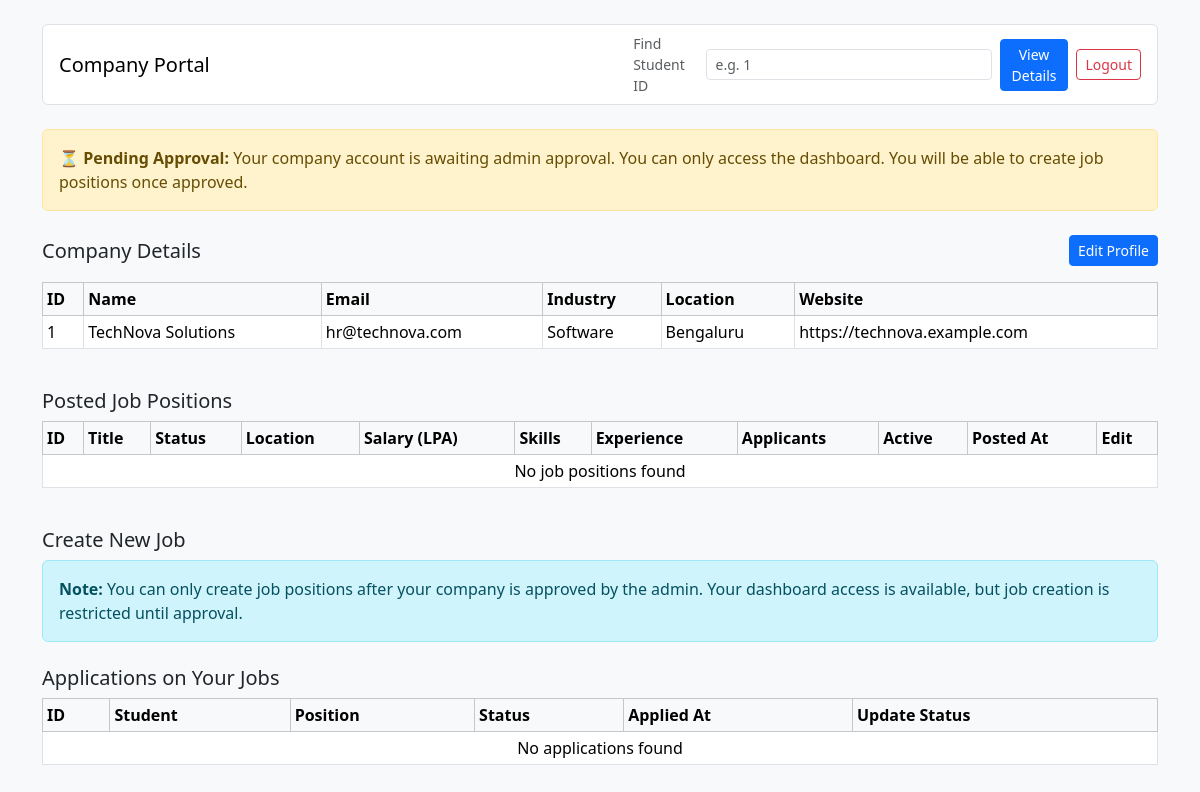
/company-dashboard (signed in), run on an earlier commit of the app's database.
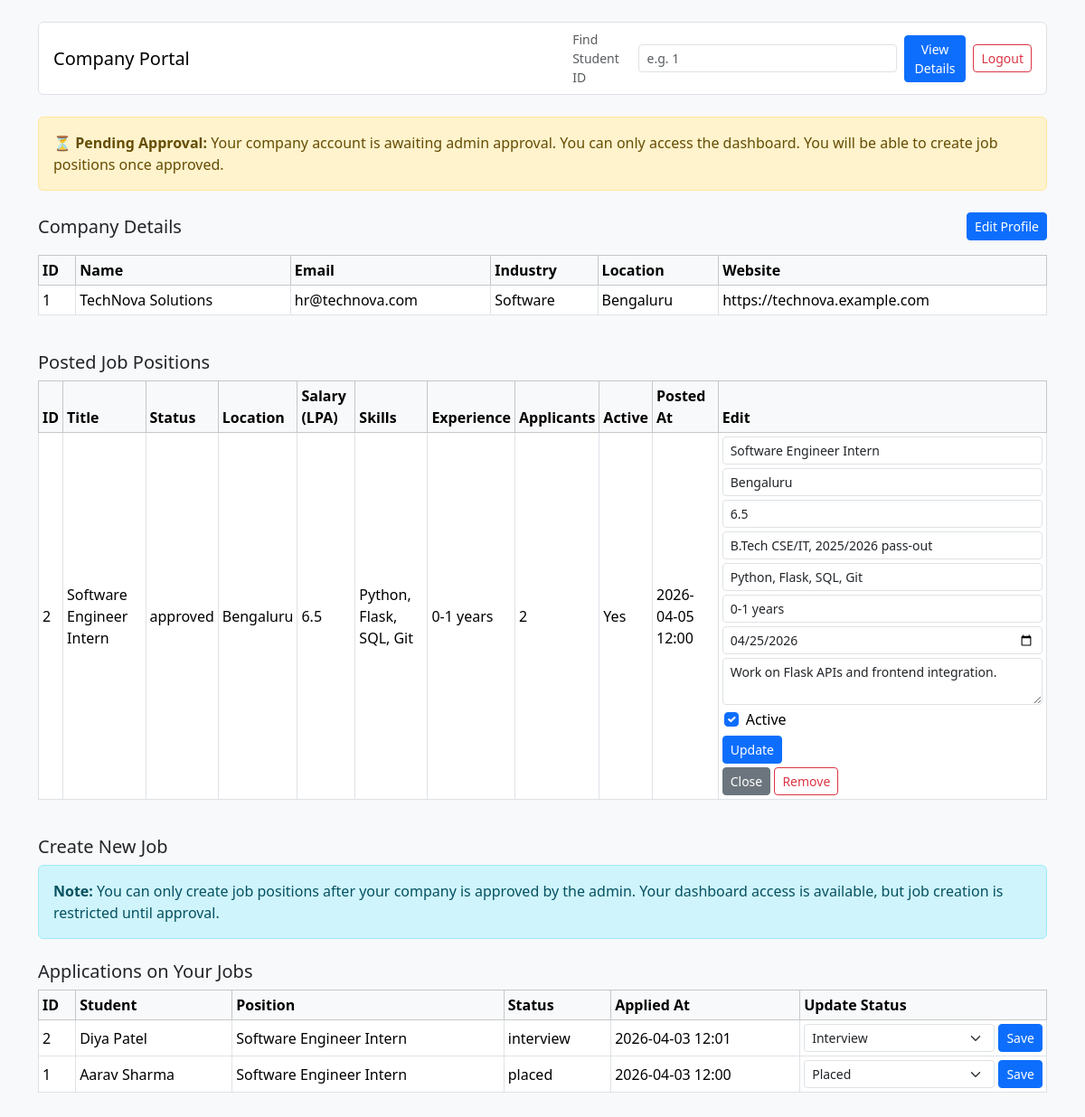
And on a later commit of the database.
### model.py (models this page shows, shortened)
class JobPosition(db.Model):
    __tablename__ = "job_positions"
    id = db.Column(db.Integer, primary_key=True)
    company_id = db.Column(db.Integer, db.ForeignKey("companies.id"), nullable=False)
    title = db.Column(db.String(120), nullable=False)
    description = db.Column(db.Text, nullable=True)
    eligibility_criteria = db.Column(db.String(255), nullable=True)
    required_skills = db.Column(db.String(255), nullable=True)
    experience_required = db.Column(db.String(120), nullable=True)
    application_deadline = db.Column(db.Date, nullable=True)
    location = db.Column(db.String(120), nullable=True)
    salary_lpa = db.Column(db.Float, nullable=True)
    status = db.Column(db.String(30), nullable=False, default="pending")
    is_active = db.Column(db.Boolean, nullable=False, default=True)
    posted_at = db.Column(db.DateTime, nullable=False, default=datetime.utcnow)
    company = db.relationship("Company", back_populates="job_positions")
    applications = db.relationship(
        "Application", back_populates="job_position", cascade="all, delete-orphan"
    )

class Application(db.Model):
    __tablename__ = "applications"
    __table_args__ = (
        UniqueConstraint(
            "student_id", "job_position_id", name="uq_student_job_application"
        ),
    )
    id = db.Column(db.Integer, primary_key=True)
    student_id = db.Column(db.Integer, db.ForeignKey("students.id"), nullable=False)
    job_position_id = db.Column(
        db.Integer, db.ForeignKey("job_positions.id"), nullable=False
    )
    status = db.Column(db.String(30), nullable=False, default="applied")
    applied_at = db.Column(db.DateTime, nullable=False, default=datetime.utcnow)
    student = db.relationship("Student", back_populates="applications")
    job_position = db.relationship("JobPosition", back_populates="applications")
    placement = db.relationship(
        "Placement", back_populates="application", uselist=False, cascade="all, delete-orphan"
    )

class Student(db.Model):
    __tablename__ = "students"
    id = db.Column(db.Integer, primary_key=True)
    full_name = db.Column(db.String(120), nullable=False)
    email = db.Column(db.String(120), unique=True, nullable=False)
    password = db.Column(db.String(120), nullable=False)
    phone = db.Column(db.String(20), nullable=True)
    course = db.Column(db.String(100), nullable=True)
    skills = db.Column(db.String(255), nullable=True)
    graduation_year = db.Column(db.Integer, nullable=True)
    resume_url = db.Column(db.String(255), nullable=True)
    is_deactivated = db.Column(db.Boolean, nullable=False, default=False)
    applications = db.relationship(
        "Application", back_populates="student", cascade="all, delete-orphan"
    )

### app.py (the view)
@app.route('/company-dashboard')
def company_dashboard():
    if 'company_id' not in session:
        return redirect(url_for("access"))
    close_expired_job_positions()
    company = Company.query.get(session['company_id'])
    if not company or company.is_blacklisted:
        session.clear()
        return redirect(url_for("access"))
    positions = JobPosition.query.filter_by(company_id=company.id).order_by(JobPosition.id.desc()).all()
    applications = Application.query.join(JobPosition).filter(
        JobPosition.company_id == company.id
    ).order_by(Application.id.desc()).all()
    applicant_counts = {}
    for position in positions:
        applicant_counts[position.id] = 0
    for application in applications:
        position_id = application.job_position_id
        applicant_counts[position_id] = applicant_counts.get(position_id, 0) + 1
    return render_template(
        'company.html',
        company=company,
        positions=positions,
        applications=applications,
        applicant_counts=applicant_counts,
    )

### app.py (called while the page is built)
def close_expired_job_positions():
    today = datetime.utcnow().date()
    expired_positions = JobPosition.query.filter(
        JobPosition.is_active == True,
        JobPosition.application_deadline.isnot(None),
        JobPosition.application_deadline < today,
    ).all()
    for position in expired_positions:
        position.is_active = False
        position.status = "closed"
    if expired_positions:
        db.session.commit()

### template/company.html (shortened to what the changed rows need)
<!doctype html>
<html lang="en">
<head>
    <link href="https://cdn.jsdelivr.net/npm/bootstrap@5.3.8/dist/css/bootstrap.min.css" rel="stylesheet">
</head>
<body class="bg-light">
    <div class="container py-4">
        <section class="mb-4">
            <div class="d-flex justify-content-between align-items-center mb-3">
                <h2 class="h5 mb-0">Company Details</h2>
            </div>
            <div class="table-responsive">
                <table class="table table-bordered table-sm align-middle">
                    <thead class="table-light">
                        <tr>
                            <th>ID</th>
                            <th>Name</th>
                            <th>Email</th>
                            <th>Industry</th>
                            <th>Location</th>
                            <th>Website</th>
                        </tr>
                    </thead>
                </table>
            </div>
        </section>
        <section class="mb-4">
            <h2 class="h5">Posted Job Positions</h2>
            <div class="table-responsive">
                <table class="table table-bordered table-sm align-middle">
                    <thead class="table-light">
                        <tr>
                            <th>ID</th>
                            <th>Title</th>
                            <th>Status</th>
                            <th>Location</th>
                            <th>Salary (LPA)</th>
                            <th>Skills</th>
                            <th>Experience</th>
                            <th>Applicants</th>
                            <th>Active</th>
                            <th>Posted At</th>
                            <th>Edit</th>
                        </tr>
                    </thead>
                    <tbody>
                        {% for position in positions %}
                        <tr>
                            <td>{{ position.id }}</td>
                            <td>{{ position.title }}</td>
                            <td>{{ position.status }}</td>
                            <td>{{ position.location or 'N/A' }}</td>
                            <td>{{ position.salary_lpa or 'N/A' }}</td>
                            <td>{{ position.required_skills or 'N/A' }}</td>
                            <td>{{ position.experience_required or 'N/A' }}</td>
                            <td>{{ applicant_counts.get(position.id, 0) }}</td>
                            <td>{{ 'Yes' if position.is_active else 'No' }}</td>
                            <td>{{ position.posted_at.strftime('%Y-%m-%d %H:%M') if position.posted_at else 'N/A' }}</td>
                            <td>
                                <form method="POST" action="{{ url_for('company_edit_job', position_id=position.id) }}" class="row g-1">
                                    <div class="col-12"><input class="form-control form-control-sm" name="title" value="{{ position.title }}" required></div>
                                    <div class="col-12"><input class="form-control form-control-sm" name="location" value="{{ position.location or '' }}" placeholder="Location"></div>
                                    <div class="col-12"><input class="form-control form-control-sm" name="salary_lpa" value="{{ position.salary_lpa or '' }}" placeholder="Salary"></div>
                                    <div class="col-12"><input class="form-control form-control-sm" name="eligibility_criteria" value="{{ position.eligibility_criteria or '' }}" placeholder="Eligibility Criteria"></div>
                                    <div class="col-12"><input class="form-control form-control-sm" name="required_skills" value="{{ position.required_skills or '' }}" placeholder="Required Skills"></div>
                                    <div class="col-12"><input class="form-control form-control-sm" name="experience_required" value="{{ position.experience_required or '' }}" placeholder="Experience Required"></div>
                                    <div class="col-12"><input class="form-control form-control-sm" type="date" name="application_deadline" value="{{ position.application_deadline.strftime('%Y-%m-%d') if position.application_deadline else '' }}"></div>
                                    <div class="col-12"><textarea class="form-control form-control-sm" name="description" rows="2" placeholder="Description">{{ position.description or '' }}</textarea></div>
                                    <div class="col-12 form-check ms-1">
                                        <input class="form-check-input" type="checkbox" name="is_active" id="is-active-{{ position.id }}" {% if position.is_active %}checked{% endif %}>
                                        <label class="form-check-label" for="is-active-{{ position.id }}">Active</label>
                                    </div>
                                    <div class="col-12">
                                        <button class="btn btn-primary btn-sm" type="submit">Update</button>
                                    </div>
                                </form>
                                <form method="POST" action="{{ url_for('company_close_job', position_id=position.id) }}" class="d-inline-block mt-1">
                                    <button class="btn btn-secondary btn-sm" type="submit">Close</button>
                                </form>
                                <form method="POST" action="{{ url_for('company_remove_job', position_id=position.id) }}" class="d-inline-block mt-1">
                                    <button class="btn btn-outline-danger btn-sm" type="submit">Remove</button>
                                </form>
                            </td>
                        </tr>
                        {% else %}
                        <tr><td colspan="11" class="text-center">No job positions found</td></tr>
                        {% endfor %}
                    </tbody>
                </table>
            </div>
        </section>
        <section class="mb-4">
            <h2 class="h5">Create New Job</h2>
        </section>
        <section class="mb-4">
            <h2 class="h5">Applications on Your Jobs</h2>
            <div class="table-responsive">
                <table class="table table-bordered table-sm align-middle">
                    <thead class="table-light">
                        <tr>
                            <th>ID</th>
                            <th>Student</th>
                            <th>Position</th>
                            <th>Status</th>
                            <th>Applied At</th>
                            <th>Update Status</th>
                        </tr>
                    </thead>
                    <tbody>
                        {% for application in applications %}
                        <tr>
                            <td>{{ application.id }}</td>
                            <td>{{ application.student.full_name }}</td>
                            <td>{{ application.job_position.title }}</td>
                            <td>{{ application.status }}</td>
                            <td>{{ application.applied_at.strftime('%Y-%m-%d %H:%M') if application.applied_at else 'N/A' }}</td>
                            <td>
                                <form method="POST" action="{{ url_for('update_application_status', application_id=application.id) }}" class="d-flex gap-1">
                                    <select class="form-select form-select-sm" name="status">
                                        <option value="interview" {% if application.status == 'interview' %}selected{% endif %}>Interview</option>
                                        <option value="placed" {% if application.status == 'placed' %}selected{% endif %}>Placed</option>
                                    </select>
                                    <button class="btn btn-primary btn-sm" type="submit">Save</button>
                                </form>
                            </td>
                        </tr>
                        {% else %}
                        <tr><td colspan="6" class="text-center">No applications found</td></tr>
                        {% endfor %}
                    </tbody>
                </table>
            </div>
        </section>
    </div>
</body>
</html>

What changed in the data, as far as the page shows it:
added JobPosition: id "2", title "Software Engineer Intern", status "approved", location "Bengaluru", salary_lpa "6.5", required_skills "Python, Flask, SQL, Git", experience_required "0-1 years", get "2", is_active "Yes", posted_at "2026-04-05 12:00", eligibility_criteria "B.Tech CSE/IT, 2025/2026 pass-out", application_deadline "04/25/2026", description "Work on Flask APIs and frontend integration.", is_active "☑"
added Application: id "2", student.full_name "Diya Patel", job_position "Software Engineer Intern", status "interview", applied_at "2026-04-03 12:01", status "Interview"
added Application: id "1", student.full_name "Aarav Sharma", job_position "Software Engineer Intern", status "placed", applied_at "2026-04-03 12:00", status "Placed"
Also different on the page:
text no longer shown: "No job positions found No applications found"
